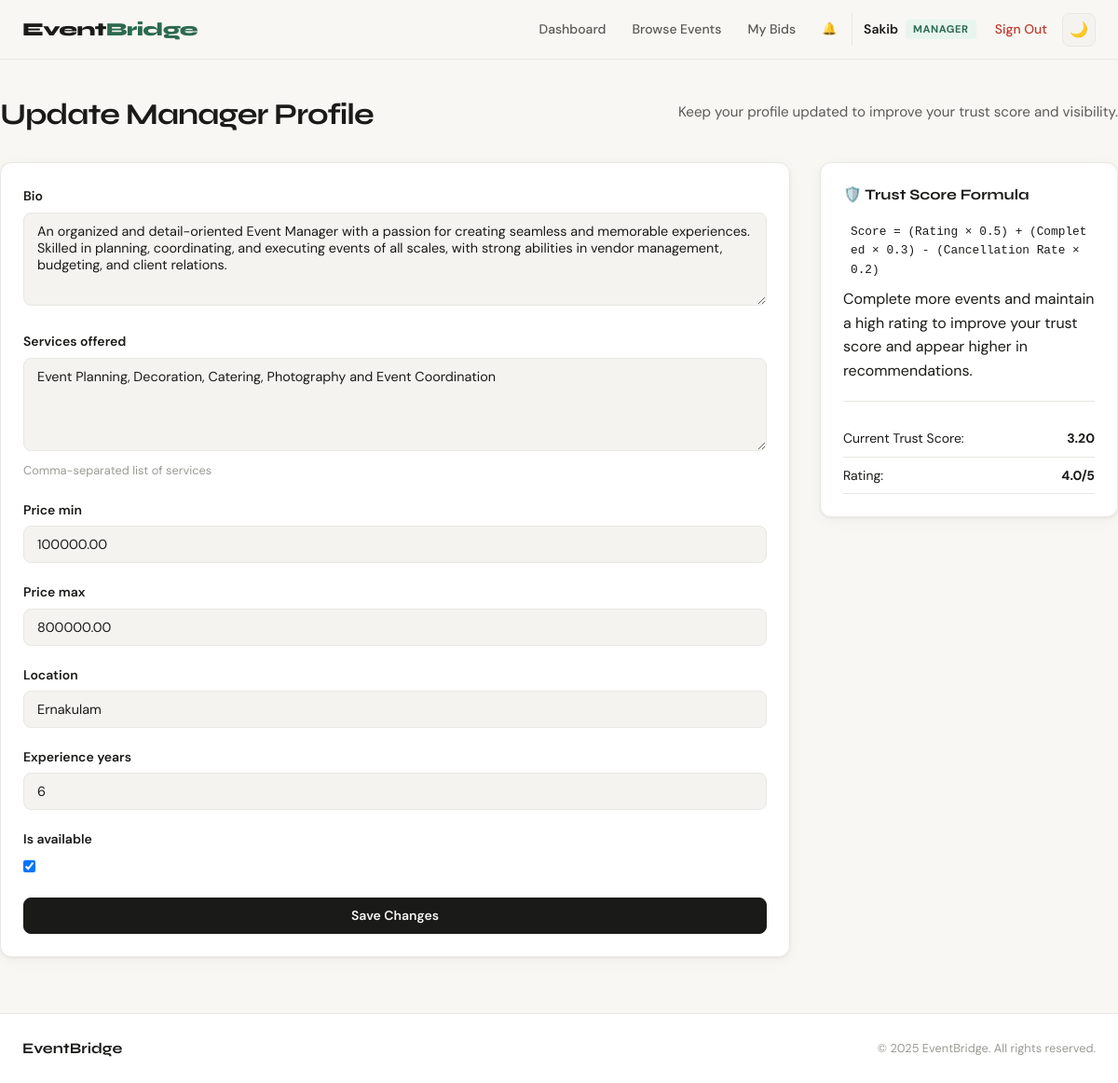
The page /users/profile/update/ (signed in) on the database its author committed.
### apps/users/models.py (models this page shows, shortened)
class CustomUser(AbstractUser):
    ROLE_CHOICES = [
        ('admin', 'Admin'),
        ('customer', 'Customer'),
        ('manager', 'Manager'),
    ]
    role = models.CharField(max_length=20, choices=ROLE_CHOICES, default='customer')
    phone = models.CharField(max_length=20, blank=True)
    city = models.CharField(max_length=100, blank=True)
    def is_manager(self):
        return self.role == 'manager'

class ManagerProfile(models.Model):
    user = models.OneToOneField(
        CustomUser, on_delete=models.CASCADE, related_name='manager_profile'
    )
    bio = models.TextField(blank=True)
    services_offered = models.TextField(help_text="Comma-separated list of services")
    price_min = models.DecimalField(max_digits=10, decimal_places=2, default=0)
    price_max = models.DecimalField(max_digits=10, decimal_places=2, default=0)
    location = models.CharField(max_length=200)
    experience_years = models.PositiveIntegerField(default=0)
    completed_events = models.PositiveIntegerField(default=0)
    cancelled_events = models.PositiveIntegerField(default=0)
    average_rating = models.DecimalField(max_digits=3, decimal_places=2, default=0.00)
    trust_score = models.DecimalField(max_digits=5, decimal_places=2, default=0.00)
    is_available = models.BooleanField(default=True)
    created_at = models.DateTimeField(auto_now_add=True)
    updated_at = models.DateTimeField(auto_now=True)

### apps/users/views.py (the view)
# urls.py: path('profile/update/', views.update_profile, name='update_profile'),
@login_required
def update_profile(request):
    if not request.user.is_manager():
        messages.error(request, 'Only managers can update profiles.')
        return redirect('dashboard')
    profile, created = ManagerProfile.objects.get_or_create(
        user=request.user,
        defaults={'location': request.user.city or 'Not set', 'services_offered': 'General Services'}
    )
    if request.method == 'POST':
        form = ManagerProfileUpdateForm(request.POST, instance=profile)
        if form.is_valid():
            form.save()
            profile.calculate_trust_score()
            messages.success(request, 'Profile updated successfully!')
            return redirect('manager_dashboard')
    else:
        form = ManagerProfileUpdateForm(instance=profile)
    return render(request, 'users/update_profile.html', {'form': form, 'profile': profile})

### apps/users/forms.py
class ManagerProfileUpdateForm(forms.ModelForm):
    class Meta:
        model = ManagerProfile
        fields = ['bio', 'services_offered', 'price_min', 'price_max', 'location', 'experience_years', 'is_available']
        widgets = {
            'bio': forms.Textarea(attrs={'rows': 4}),
            'services_offered': forms.Textarea(attrs={'rows': 3}),
        }

### templates/users/update_profile.html (shortened to what this page needs)
{% extends 'base.html' %}
{% block content %}
<div class="container form-page">
    <div class="page-header">
        <h1>Update Manager Profile</h1>
        <p class="page-sub">Keep your profile updated to improve your trust score and visibility.</p>
    </div>
    <div class="form-layout">
        <div class="form-main">
            <div class="card form-card">
                <form method="post">
                    {% for field in form %}
                    <div class="form-group">
                        <label class="form-label">{{ field.label }}</label>
                        {{ field }}
                        {% if field.help_text %}<span class="form-hint">{{ field.help_text }}</span>{% endif %}
                    </div>
                    {% endfor %}
                    <button type="submit" class="btn btn-primary btn-full">Save Changes</button>
                </form>
            </div>
        </div>
        <div class="form-sidebar">
            <div class="card sidebar-tips">
                <h3>🛡️ Trust Score Formula</h3>
                <code class="formula">Score = (Rating × 0.5) + (Completed × 0.3) - (Cancellation Rate × 0.2)</code>
                <p>Complete more events and maintain a high rating to improve your trust score and appear higher in recommendations.</p>
                {% if profile %}
                <hr class="divider">
                <div class="profile-stat"><span>Current Trust Score:</span><strong>{{ profile.trust_score|floatformat:2 }}</strong></div>
                <div class="profile-stat"><span>Rating:</span><strong>{{ profile.average_rating|floatformat:1 }}/5</strong></div>
                {% endif %}
            </div>
        </div>
    </div>
</div>
{% endblock %}

### templates/base.html (shortened to what this page needs)
<!DOCTYPE html>
<html lang="en" data-theme="light">
<head>
    <link rel="stylesheet" href="/static/css/main.css">
</head>
<body>
<nav class="navbar">
    <div class="nav-inner">
        <a href="/" class="nav-logo">Event<span>Bridge</span></a>
        <div class="nav-links">
            {% if user.is_authenticated %}
                {% if user.role == 'customer' %}
                    <a href="{% url 'customer_dashboard' %}" class="nav-link">Dashboard</a>
                    <a href="{% url 'my_events' %}" class="nav-link">My Events</a>
                    <a href="{% url 'create_event' %}" class="nav-link nav-cta">+ New Event</a>
                {% elif user.role == 'manager' %}
                    <a href="{% url 'manager_dashboard' %}" class="nav-link">Dashboard</a>
                    <a href="{% url 'available_events' %}" class="nav-link">Browse Events</a>
                    <a href="{% url 'my_bids' %}" class="nav-link">My Bids</a>
                {% else %}
                    <a href="{% url 'admin_dashboard' %}" class="nav-link">Admin Panel</a>
                    <a href="{% url 'manage_users' %}" class="nav-link">Users</a>
                    <a href="{% url 'all_events_admin' %}" class="nav-link">Events</a>
                    <a href="{% url 'manage_categories' %}" class="nav-link">Categories</a>
                {% endif %}
                <a href="{% url 'notifications' %}" class="nav-link notif-link">
                    🔔 <span id="notif-badge" class="notif-badge hidden">0</span>
                </a>
                <div class="nav-user">
                    <span class="user-name">{{ user.first_name|default:user.username }}</span>
                    <span class="user-role-badge role-{{ user.role }}">{{ user.role }}</span>
                    <a href="{% url 'logout' %}" class="nav-link logout-btn">Sign Out</a>
                </div>
            {% else %}
                <a href="{% url 'login' %}" class="nav-link">Sign In</a>
                <a href="{% url 'register_customer' %}" class="nav-link nav-cta">Get Started</a>
            {% endif %}
            <button class="theme-toggle" id="themeToggle" title="Toggle dark mode">🌙</button>
        </div>
    </div>
</nav>
<div class="content-wrap">
    {% block content %}{% endblock %}
</div>
<footer class="footer">
    <div class="footer-inner">
        <span class="footer-brand">Event<strong>Bridge</strong></span>
        <span class="footer-copy">© 2025 EventBridge. All rights reserved.</span>
    </div>
</footer>
</body>
</html>

### rows shown on the page
CustomUser: first_name "Sakib", role "MANAGER"
ManagerProfile: form "An organized and detail-oriented Event Manager with a passion for creating seamless and memorable experiences. Skilled in planning, coordinating, and executing events of all scales, with strong abilities in vendor management, budgeting, and client relations." "Event Planning, Decoration, Catering, Photography and Event Coordination" "100000.00" "800000.00" "Ernakulam" "6" "☑", trust_score "3.20", average_rating "4.0"

### other values the page prints
{{ field.label }} "Bio" "Services offered" "Price min" "Price max" "Location" "Experience years" "Is available"
{{ field.help_text }} "Comma-separated list of services"
